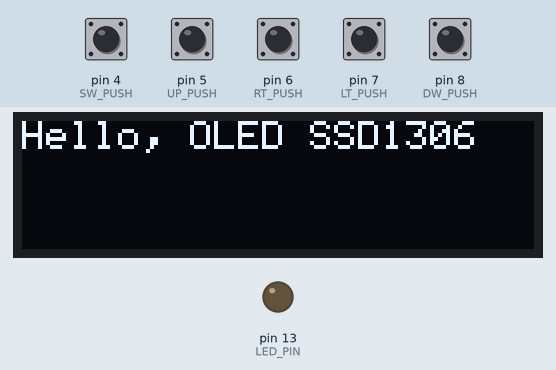
This program was run on a simulated Arduino Pro Mini, built with avr-gcc and run on an emulated ATmega328P. Parts: 128×32 one-colour display, output pins drawn as LEDs (lit = HIGH). The inputs (shaded band) are chosen by the test bench; at power-on: pin 4 (SW_PUSH) HIGH, pin 5 (UP_PUSH), pin 6 (RT_PUSH), pin 7 (LT_PUSH), pin 8 (DW_PUSH) LOW. What the program prints to the serial monitor is not drawn.

Above: at 0.1 s.

The program:

main.cpp
```cpp
#include <Arduino.h>
#include <SPI.h>
#include <Wire.h>
#include <Adafruit_GFX.h>
#include <Adafruit_SSD1306.h>

#define SCREEN_WIDTH 128 // OLED display width, in pixels
#define SCREEN_HEIGHT 32 // OLED display height, in pixels
#define SCREEN_ADDRESS 0x3c
Adafruit_SSD1306 display(SCREEN_WIDTH, SCREEN_HEIGHT, &Wire);

#define LED_PIN 13

#define SW_PUSH 4
#define UP_PUSH 5
#define RT_PUSH 6
#define LT_PUSH 7
#define DW_PUSH 8


byte getSwitch(){
  byte result = 0;
  result += digitalRead( SW_PUSH );
  result += digitalRead( UP_PUSH ) << 1;
  result += digitalRead( RT_PUSH ) << 2;
  result += digitalRead( LT_PUSH ) << 3;
  result += digitalRead( DW_PUSH ) << 4;

  Serial.println( result );
  return result;
}

void setup() {
  // put your setup code here, to run once:
  pinMode(LED_PIN, OUTPUT);
  pinMode(SW_PUSH, INPUT);

  Serial.begin( 9600 );
	display.clearDisplay();

	display.setTextSize(1);
	display.setTextColor(WHITE);
	display.setCursor(0, 0);
	display.println("Hello, OLED SSD1306");
	display.display();

}

void loop() {
  // put your main code here, to run repeatedly:
  byte button = getSwitch();

  digitalWrite( LED_PIN, HIGH );
  digitalWrite( LED_PIN, LOW );


  delay(150);
}
```
